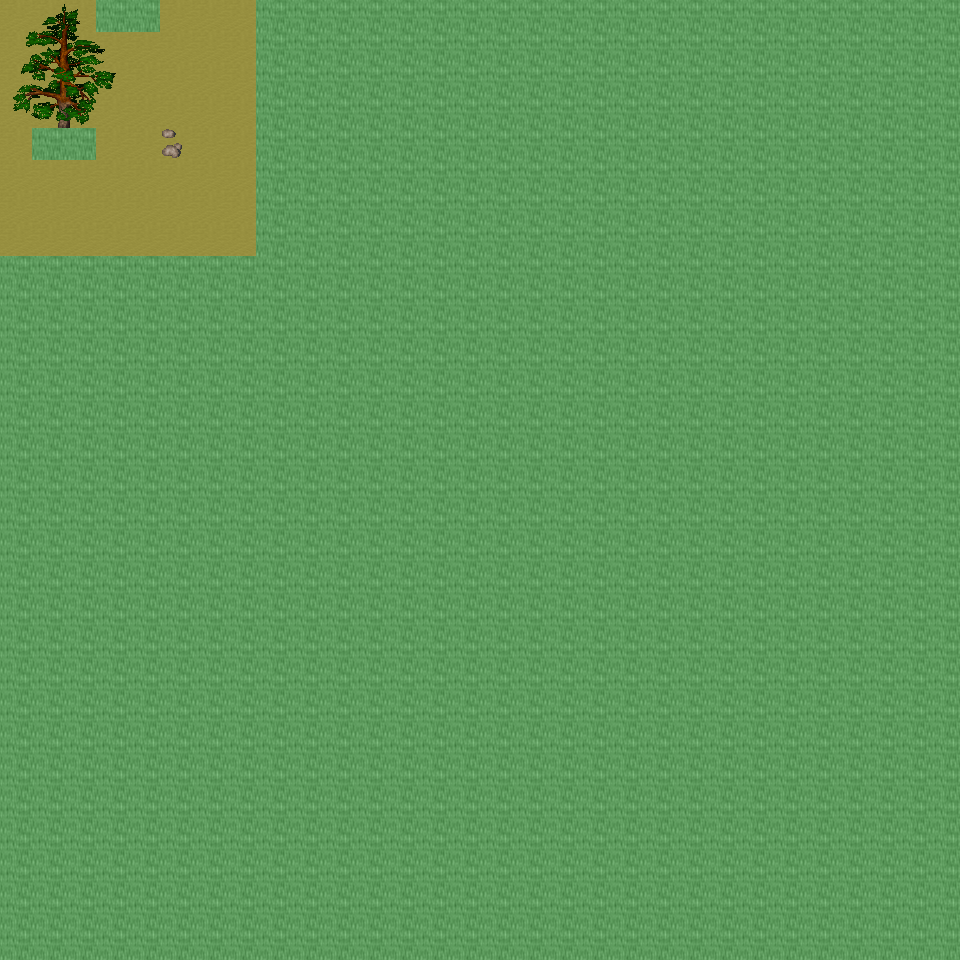

A level layout from a 2D game, rendered from its tile map. Below: a short description, then the map file with tile-grid data replaced by summaries:
An orthogonal 30x30 tile map with 32x32 px tiles, 6 tile layers (Ground, Object, Object2, Above, ...), 17 tilesets and 3 objects (3x mapchange).

<map version="1.0" orientation="orthogonal" renderorder="right-down" width="30" height="30" tilewidth="32" tileheight="32" nextobjectid="4">
  <tileset firstgid="1" name="tileset_ground_ground" tilewidth="32" tileheight="32" tilecount="33" columns="3">
    <image source="../drawable/tileset_ground_ground.png" width="96" height="352" />
  </tileset>
  <tileset firstgid="34" name="tileset_ground_rock_pebbles" tilewidth="32" tileheight="32" tilecount="3" columns="1">
    <image source="../drawable/tileset_ground_rock_pebbles.png" width="32" height="96" />
  </tileset>
  <tileset firstgid="37" name="tileset_ground_grass_edges" tilewidth="32" tileheight="32" tilecount="36" columns="12">
    <image source="../drawable/tileset_ground_grass_edges.png" width="384" height="96" />
  </tileset>
  <tileset firstgid="73" name="tileset_plant_flower_daisy_white" tilewidth="32" tileheight="32" tilecount="8" columns="2">
    <image source="../drawable/tileset_plant_flower_daisy_white.png" width="64" height="128" />
  </tileset>
  <tileset firstgid="81" name="tileset_ground_ridge_earth_dark" tilewidth="32" tileheight="32" tilecount="96" columns="12">
    <image source="../drawable/tileset_ground_ridge_earth_dark.png" width="384" height="256" />
  </tileset>
  <tileset firstgid="177" name="tileset_plant_grasses" tilewidth="32" tileheight="32" tilecount="6" columns="3">
    <image source="../drawable/tileset_plant_grasses.png" width="96" height="64" />
  </tileset>
  <tileset firstgid="183" name="tileset_ground_earth_edges" tilewidth="32" tileheight="32" tilecount="18" columns="6">
    <image source="../drawable/tileset_ground_earth_edges.png" width="192" height="96" />
  </tileset>
  <tileset firstgid="201" name="tileset_ground_pothole" tilewidth="32" tileheight="32" tilecount="4" columns="4">
    <image source="../drawable/tileset_ground_pothole.png" width="128" height="32" />
  </tileset>
  <tileset firstgid="205" name="tileset_item_statue_green_stone_3" tilewidth="32" tileheight="32" tilecount="3" columns="1">
    <image source="../drawable/tileset_item_statue_green_stone_3.png" width="32" height="96" />
  </tileset>
  <tileset firstgid="208" name="tileset_ground_rock_rocks_2" tilewidth="32" tileheight="32" tilecount="4" columns="2">
    <image source="../drawable/tileset_ground_rock_rocks_2.png" width="64" height="64" />
  </tileset>
  <tileset firstgid="212" name="tileset_logic_collision" tilewidth="32" tileheight="32" tilecount="1" columns="1">
    <image source="../drawable/tileset_logic_collision.png" width="32" height="32" />
  </tileset>
  <tileset firstgid="213" name="tileset_plant_tree_taller_trees" tilewidth="32" tileheight="32" tilecount="32" columns="8">
    <image source="../drawable/tileset_plant_tree_taller_trees.png" width="256" height="128" />
  </tileset>
  <tileset firstgid="245" name="tileset_plant_tree_spruce" tilewidth="32" tileheight="32" tilecount="6" columns="2">
    <image source="../drawable/tileset_plant_tree_spruce.png" width="64" height="96" />
  </tileset>
  <tileset firstgid="251" name="tileset_plant_bush_bush_mult_colored" tilewidth="32" tileheight="32" tilecount="6" columns="3">
    <image source="../drawable/tileset_plant_bush_bush_mult_colored.png" width="96" height="64" />
  </tileset>
  <tileset firstgid="257" name="tileset_plant_tree_pine_tree" tilewidth="32" tileheight="32" tilecount="20" columns="4">
    <image source="../drawable/tileset_plant_tree_pine_tree.png" width="128" height="160" />
  </tileset>
  <tileset firstgid="277" name="tileset_plant_tree_pine_tree_1" tilewidth="32" tileheight="32" tilecount="20" columns="4">
    <image source="../drawable/tileset_plant_tree_pine_tree_1.png" width="128" height="160" />
  </tileset>
  <tileset firstgid="297" name="tileset_building_wizards_tower" tilewidth="32" tileheight="32" tilecount="252" columns="9">
    <image source="../drawable/tileset_building_wizards_tower.png" width="288" height="896" />
  </tileset>
  <layer name="Ground" width="30" height="30">
    <data>[900 cells, 218 non-empty, 2 distinct tile ids]</data>
  </layer>
  <layer name="Object" width="30" height="30">
    <data>[900 cells, 28 non-empty, 13 distinct tile ids]</data>
  </layer>
  <layer name="Object2" width="30" height="30">
    <data>[900 cells, 0 non-empty, 0 distinct tile ids]</data>
  </layer>
  <layer name="Above" width="30" height="30">
    <data>[900 cells, 17 non-empty, 17 distinct tile ids]</data>
  </layer>
  <layer name="Above2" width="30" height="30">
    <data>[900 cells, 0 non-empty, 0 distinct tile ids]</data>
  </layer>
  <layer name="Walkable" width="30" height="30">
    <data>[900 cells, 840 non-empty, 1 distinct tile ids]</data>
  </layer>
  <objectgroup name="MapEvents">
    <object id="1" name="north" type="mapchange" x="0" y="0" width="96" height="32">
      <properties>
        <property name="map" value="0_ados_mountain_n2_w2_x3_y3" />
        <property name="place" value="south" />
      </properties>
    </object>
    <object id="2" name="north2" type="mapchange" x="160" y="0" width="96" height="32">
      <properties>
        <property name="map" value="0_ados_mountain_n2_w2_x3_y3" />
        <property name="place" value="south2" />
      </properties>
    </object>
    <object id="3" name="west" type="mapchange" x="0" y="0" width="32" height="256">
      <properties>
        <property name="map" value="0_ados_mountain_n2_w2_x2_y4" />
        <property name="place" value="east" />
      </properties>
    </object>
  </objectgroup>
</map>
